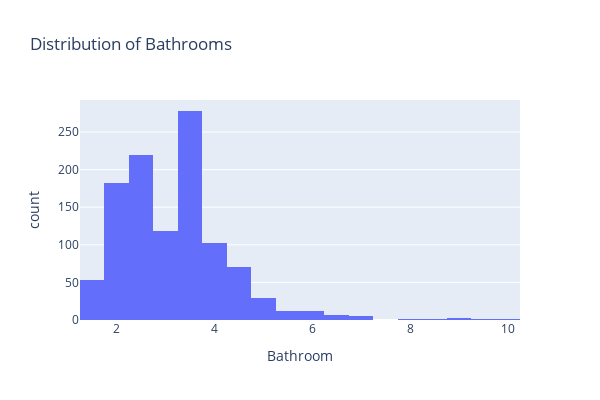

Notebook cell for this chart:
### Markdown cell above
Most of them have 2.5 or 3.5 baths

### Code cell
fig = px.histogram(rentals, x="Bathroom", title="Distribution of Bathrooms", width=600,
  height=400,)
fig.show()

### Figure 1 — Plotly figure (JSON) as saved in the notebook; plotly's stock layout.template omitted (floating-point values rounded to 4 significant figures; data arrays with more than 128 entries replaced by an {"elided": "..."} marker saying what was removed)
{"data": [{"alignmentgroup": "True", "bingroup": "x", "hovertemplate": "Bathroom=%{x}<br>count=%{y}<extra></extra>", "legendgroup": "", "marker": {"color": "#636efa", "pattern": {"shape": ""}}, "name": "", "offsetgroup": "", "orientation": "v", "showlegend": false, "type": "histogram", "x": {"elided": "1174 float values"}, "xaxis": "x", "yaxis": "y"}], "layout": {"barmode": "relative", "height": 400, "legend": {"tracegroupgap": 0}, "title": {"text": "Distribution of Bathrooms"}, "width": 600, "xaxis": {"anchor": "y", "domain": [0, 1], "title": {"text": "Bathroom"}}, "yaxis": {"anchor": "x", "domain": [0, 1], "title": {"text": "count"}}}}
